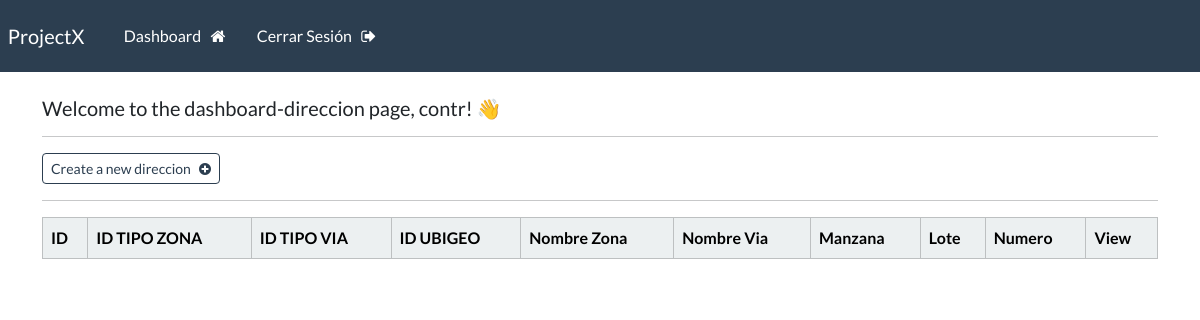
Page /dashboard-direccion (signed in) on the earlier database version.
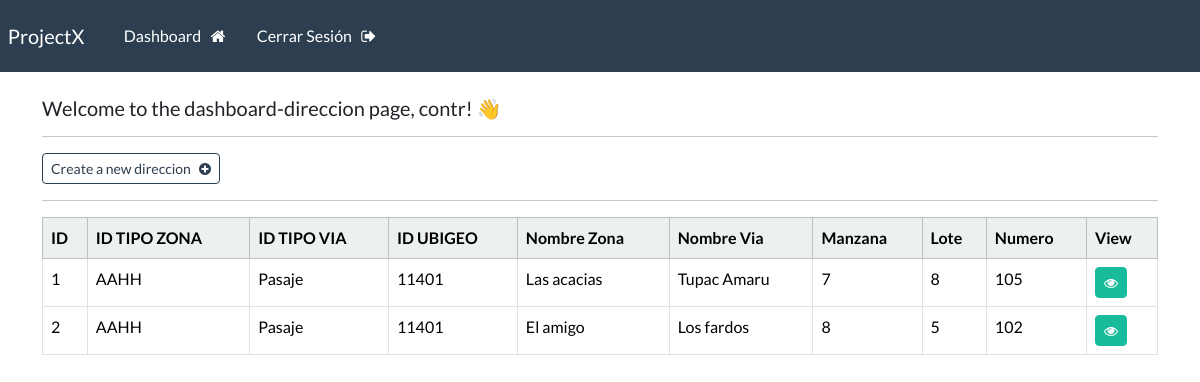
Same page on the later database version.
### webapp/models.py (models this page shows, shortened)
class Direccion(models.Model):
    id_tipozona = models.ForeignKey(TipoZona, on_delete=models.CASCADE)
    id_tipovia = models.ForeignKey(TipoVia, on_delete=models.CASCADE)
    id_ubigeo = models.ForeignKey(Ubigeo, on_delete=models.CASCADE)
    nombre_zona = models.CharField(max_length=100)
    nombre_via = models.CharField(max_length=100)
    manzana = models.CharField(max_length=2)
    lote = models.CharField(max_length=2)
    numero = models.CharField(max_length=6)

class TipoZona(models.Model):
    codigo_sunat = models.CharField(max_length=2)
    denominacion = models.CharField(max_length=100)
    def __str__(self):
        return self.denominacion

class TipoVia(models.Model):
    codigo_sunat = models.CharField(max_length=2)
    denominacion = models.CharField(max_length=100)
    def __str__(self):
        return self.denominacion

class Ubigeo(models.Model):
    ubigeo =  models.CharField(max_length=6, primary_key=True)
    departamento = models.CharField(max_length=100)
    provincia = models.CharField(max_length=100)
    distrito = models.CharField(max_length=100)
    def __str__(self):
        return self.ubigeo

### webapp/views.py (the view)
# urls.py: path('dashboard-direccion', views.dashboard_direccion, name="dashboard-direccion"),
@login_required(login_url='my-login')
def dashboard_direccion(request):
    direcciones = Direccion.objects.all()
    context = {'direcciones': direcciones}
    return render(request, 'webapp/dashboard-direccion.html', context=context)

### webapp/templates/webapp/dashboard-direccion.html
{% extends 'webapp/base.html' %}
{% block content %}
    <h5> Welcome to the dashboard-direccion page, {{user}}! 👋</h5>
    <hr>
    <a class="btn btn-outline-primary btn-sm" href="{% url 'create-direccion' %}">
        Create a new direccion &nbsp; <i class="fa fa-plus-circle" aria-hidden="true"></i>
    </a>
    <hr>
    <table class="table table table-hover table-bordered">
        <thead class="table-light">
            <tr>
                <th scope="col"> ID </th>
                <th scope="col"> ID TIPO ZONA </th>
                <th scope="col"> ID TIPO VIA </th>
                <th scope="col"> ID UBIGEO </th>
                <th scope="col"> Nombre Zona </th>
                <th scope="col"> Nombre Via </th>
                <th scope="col"> Manzana </th>
                <th scope="col"> Lote </th>
                <th scope="col"> Numero </th>
                <th scope="col"> View </th>
            </tr>
        </thead>
        <tbody>
        {% if direcciones %}
            {% for direccion in direcciones %}
            <tr>
                <td> {{direccion.id}} </td>
                <td> {{direccion.id_tipozona}}</td>
                <td> {{direccion.id_tipovia}}</td>
                <td> {{direccion.id_ubigeo}}</td>
                <td> {{direccion.nombre_zona}}</td>
                <td> {{direccion.nombre_via}}</td>
                <td> {{direccion.manzana}}</td>
                <td> {{direccion.lote}}</td>
                <td> {{direccion.numero}}</td>
                <td> <a class="btn btn-success btn-sm" href="{% url 'direccion' direccion.id %}"> <i class="fa fa-eye" aria-hidden="true"></i> </a></td>
            </tr>
            {% endfor %}
        {% endif %}
        </tbody>
    </table>
{% endblock %}

### webapp/templates/webapp/base.html (shortened to what this page needs)
{% load static %}
<!DOCTYPE html>
<html>
    <head>
        <link rel="stylesheet" type="text/css" href="https://bootswatch.com/5/flatly/bootstrap.min.css">
        <link rel="stylesheet" type="text/css" href="{% static 'css/styles.css' %}">
        <link rel="stylesheet" href="https://cdnjs.cloudflare.com/ajax/libs/font-awesome/4.7.0/css/font-awesome.min.css">
    </head>
    <body>
        {% include 'webapp/navbar.html' %}
        <div class="container">
            <br>
            {% block content %}
            {% endblock %}
        </div>
    </body>
</html>

### webapp/templates/webapp/navbar.html (shortened to what this page needs)
<nav class="navbar navbar-expand-lg navbar-dark bg-primary justify-content-center">
    <a class="navbar-brand main-heading" href="{% url '' %}">
      &nbsp; ProjectX
    </a>
      <div class="collapse navbar-collapse text-center" id="navbarNavDropdown">
        <ul class="navbar-nav mr-auto">
          {% if user.is_authenticated %}
            <li class="nav-item">
              <a class="nav-link" href="{% url 'dashboard' %}">Dashboard &nbsp; <i class="fa fa-home" aria-hidden="true"></i> </a>
            </li>
            <li class="nav-item">
              <a class="nav-link" href="{% url 'user-logout' %}">Cerrar Sesión &nbsp; <i class="fa fa-sign-out" aria-hidden="true"></i> </a>
            </li>
        </ul>
        {% else %}
        &nbsp;     &nbsp;     &nbsp;
        <li class="nav-item">
          <a class="nav-link" href="{% url 'my-login' %}">Iniciar Sesión</a>
        </li>
        {% endif %}
      </div>
  </nav>

Differences in the rows shown:
added Direccion: id "1", id_tipozona "AAHH", id_tipovia "Pasaje", id_ubigeo "11401", nombre_zona "Las acacias", nombre_via "Tupac Amaru", manzana "7", lote "8", numero "105"
added Direccion: id "2", id_tipozona "AAHH", id_tipovia "Pasaje", id_ubigeo "11401", nombre_zona "El amigo", nombre_via "Los fardos", manzana "8", lote "5", numero "102"
